Frame 1 (no input): blank canvas, image omitted
Frame 60 (no input): blank canvas, image omitted
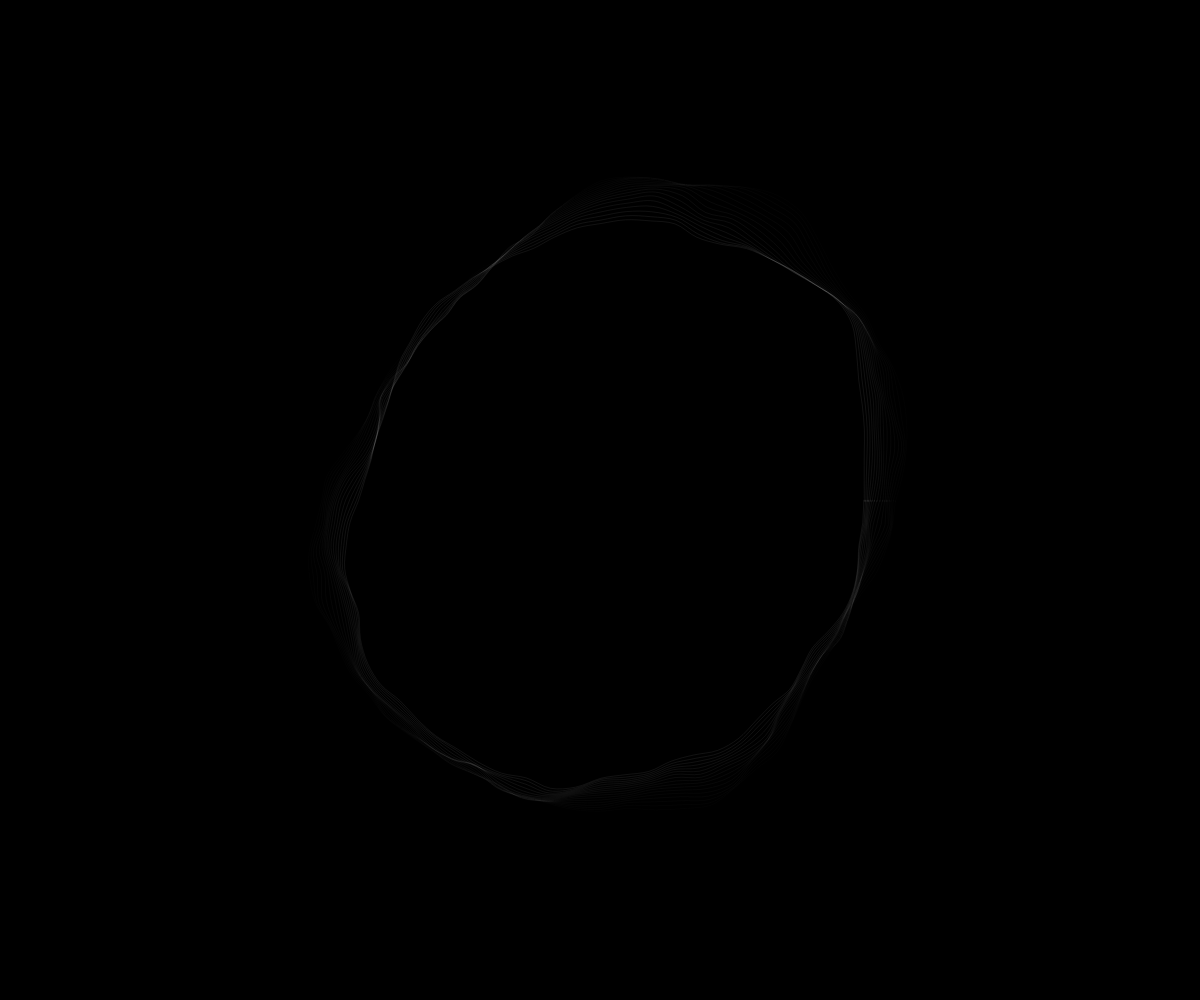
Frame 120 (the mouse pressed at the canvas centre since frame 60)

The p5.js sketch whose frames 1 and 60 were blank and that drew this single picture after the mouse press (run headless with seeded random() and noise() and a simulated clock; from frame 60 on, the mouse is pressed at the canvas centre):

// p5.js sketch
// ── sketch.js
let phase = 0;
let zoff = 0;
let angle = 0;
let m = 0;
let range = 300;

function setup() {
  createCanvas(windowWidth, windowHeight);
  background(0);
}

function draw() {
  translate(width/2, height/2);

  blobby(cos(angle), sin(angle));

  angle = angle + 0.001;
}

function blobby(x,y){
  push();
  translate(x, y);
  noFill();

  if(range > 40){

  let max = 2;
  beginShape();
  for (let a = 0; a < TWO_PI; a += radians(5)) {
    let xoff = map(cos(a + phase), -1, 1, 0, max);
    let yoff = map(sin(a + phase), -1, 1, 0, max);
    let r = map(noise(xoff, yoff, zoff), 0, 1, range/2, range);

    let alpha = map(r, 0, 150, 150, 0);
    stroke(255, alpha);
    curveVertex(2*r * cos(a), 2*r * sin(a));
  }
  endShape(CLOSE);

  phase = phase + 0.01;
  zoff = zoff + 0.02;

    range--;
  }

  pop();
}
  
